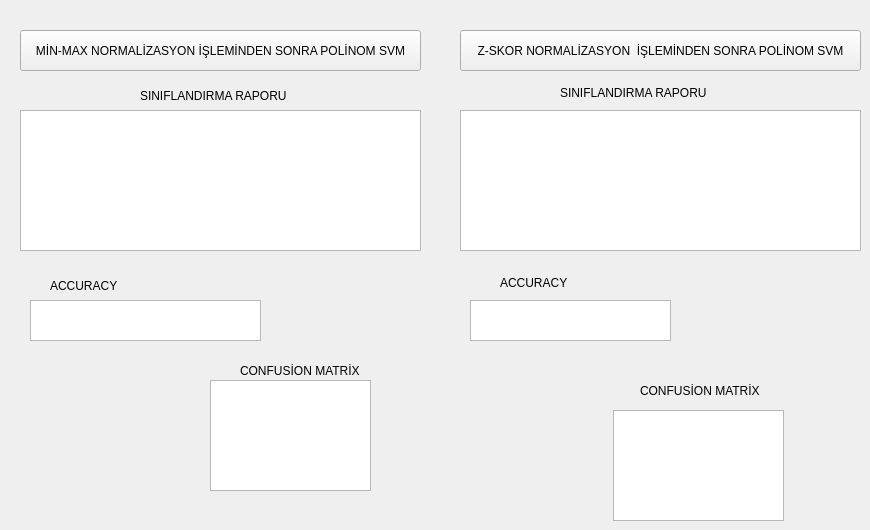
    <widget class="QWidget" name="tab_29">
     <attribute name="title">
      <string>POLİNOM SVM-2</string>
     </attribute>
     <widget class="QPushButton" name="pushButton_14">
      <property name="geometry">
       <rect>
        <x>20</x>
        <y>30</y>
        <width>401</width>
        <height>41</height>
       </rect>
      </property>
      <property name="text">
       <string>MİN-MAX NORMALİZASYON İŞLEMİNDEN SONRA POLİNOM SVM</string>
      </property>
     </widget>
     <widget class="QLabel" name="label_67">
      <property name="geometry">
       <rect>
        <x>140</x>
        <y>80</y>
        <width>261</width>
        <height>31</height>
       </rect>
      </property>
      <property name="text">
       <string>SINIFLANDIRMA RAPORU</string>
      </property>
     </widget>
     <widget class="QTextEdit" name="textEdit_29">
      <property name="geometry">
       <rect>
        <x>20</x>
        <y>110</y>
        <width>401</width>
        <height>141</height>
       </rect>
      </property>
     </widget>
     <widget class="QLabel" name="label_65">
      <property name="geometry">
       <rect>
        <x>50</x>
        <y>270</y>
        <width>121</width>
        <height>31</height>
       </rect>
      </property>
      <property name="text">
       <string>ACCURACY</string>
      </property>
     </widget>
     <widget class="QTextEdit" name="textEdit_30">
      <property name="geometry">
       <rect>
        <x>30</x>
        <y>300</y>
        <width>231</width>
        <height>41</height>
       </rect>
      </property>
     </widget>
     <widget class="QLabel" name="label_66">
      <property name="geometry">
       <rect>
        <x>240</x>
        <y>360</y>
        <width>141</width>
        <height>21</height>
       </rect>
      </property>
      <property name="text">
       <string>CONFUSİON MATRİX</string>
      </property>
     </widget>
     <widget class="QTextEdit" name="textEdit_31">
      <property name="geometry">
       <rect>
        <x>210</x>
        <y>380</y>
        <width>161</width>
        <height>111</height>
       </rect>
      </property>
     </widget>
     <widget class="QTextEdit" name="textEdit_32">
      <property name="geometry">
       <rect>
        <x>460</x>
        <y>110</y>
        <width>401</width>
        <height>141</height>
       </rect>
      </property>
     </widget>
     <widget class="QTextEdit" name="textEdit_33">
      <property name="geometry">
       <rect>
        <x>470</x>
        <y>300</y>
        <width>201</width>
        <height>41</height>
       </rect>
      </property>
     </widget>
     <widget class="QTextEdit" name="textEdit_34">
      <property name="geometry">
       <rect>
        <x>613</x>
        <y>410</y>
        <width>171</width>
        <height>111</height>
       </rect>
      </property>
     </widget>
     <widget class="QLabel" name="label_72">
      <property name="geometry">
       <rect>
        <x>500</x>
        <y>272</y>
        <width>101</width>
        <height>21</height>
       </rect>
      </property>
      <property name="text">
       <string>ACCURACY</string>
      </property>
     </widget>
     <widget class="QLabel" name="label_73">
      <property name="geometry">
       <rect>
        <x>640</x>
        <y>380</y>
        <width>121</width>
        <height>21</height>
       </rect>
      </property>
      <property name="text">
       <string>CONFUSİON MATRİX</string>
      </property>
     </widget>
     <widget class="QPushButton" name="pushButton_15">
      <property name="geometry">
       <rect>
        <x>460</x>
        <y>30</y>
        <width>401</width>
        <height>41</height>
       </rect>
      </property>
      <property name="text">
       <string>Z-SKOR NORMALİZASYON  İŞLEMİNDEN SONRA POLİNOM SVM</string>
      </property>
     </widget>
     <widget class="QLabel" name="label_74">
      <property name="geometry">
       <rect>
        <x>560</x>
        <y>82</y>
        <width>211</width>
        <height>21</height>
       </rect>
      </property>
      <property name="text">
       <string>SINIFLANDIRMA RAPORU</string>
      </property>
     </widget>
    </widget>
